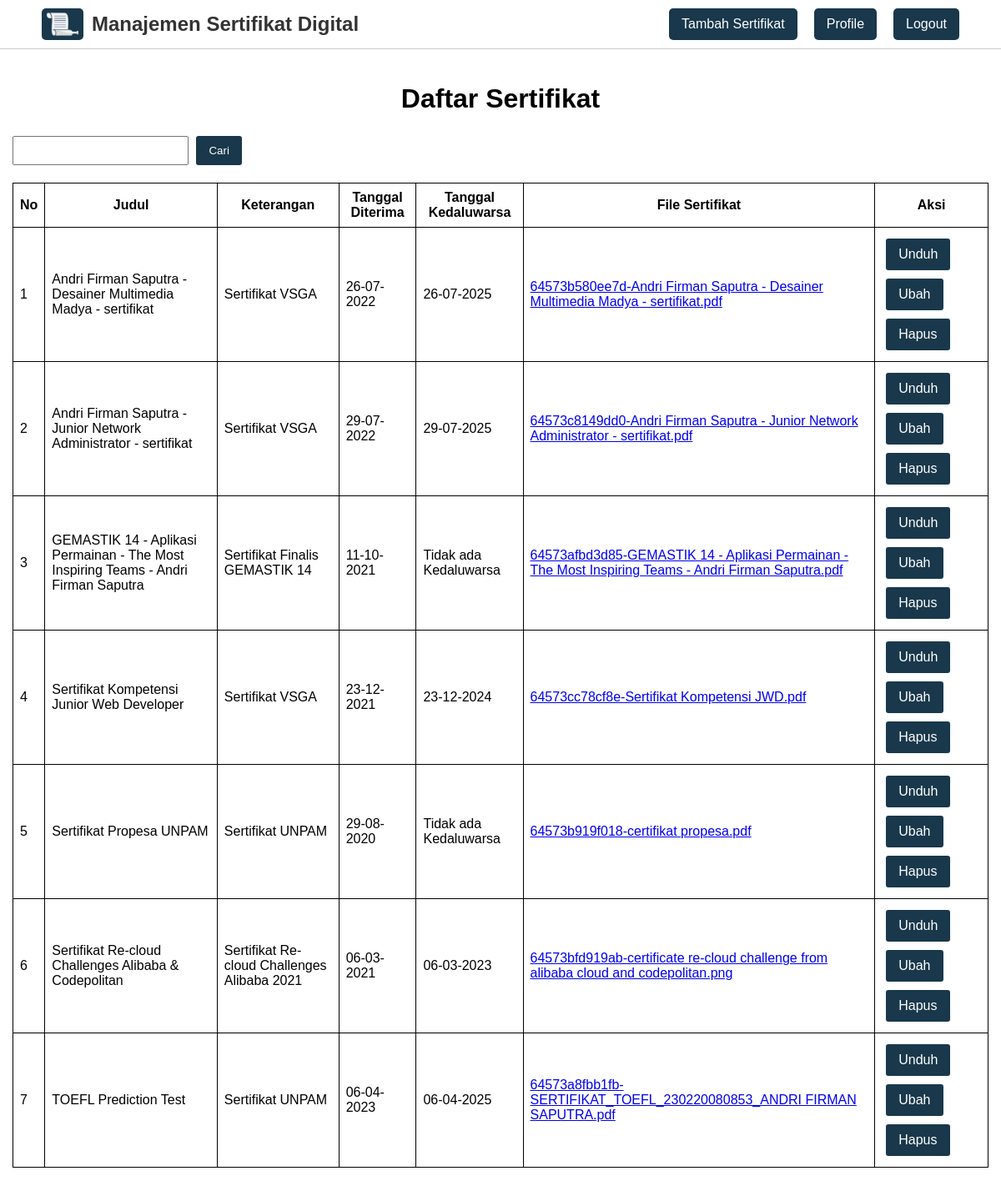
/index.php (signed in), run on the app's committed database.
### tables this page shows
CREATE TABLE `sertifikat` (
  `id_sertifikat` int(11) NOT NULL,
  `judul` varchar(100) NOT NULL,
  `keterangan` text NOT NULL,
  `tanggal_diterima` date NOT NULL,
  `tanggal_kedaluwarsa` date DEFAULT NULL,
  `file_sertifikat` text NOT NULL,
  `id_user` int(11) NOT NULL
);

### index.php (the view, shortened to what this page needs)
<?php
require_once 'koneksi.php';
$id_user = $_SESSION['id_user'];
$sertifikat = mysqli_query($koneksi, "SELECT * FROM sertifikat INNER JOIN user ON sertifikat.id_user = user.id_user WHERE sertifikat.id_user = '$id_user' ORDER BY judul ASC");
?>
<html>
<head>
    <?php include_once 'head.php'; ?>
</head>
<body>
    <?php include_once 'navbar.php'; ?>
    <div class="container">
        <h1 class="text-center">Daftar Sertifikat</h1>
        <form method="post" class="form-search">
            <input type="text" name="keyword" id="keyword" required value="<?= (isset($_POST['btnCari'])) ? $keyword : ''; ?>">
            <button type="submit" name="btnCari" class="btn">Cari</button>
        </form>
        <table border="1" cellpadding="10" cellspacing="0">
        	<thead>
        		<tr>
        			<th>No</th>
        			<th>Judul</th>
        			<th>Keterangan</th>
        			<th>Tanggal Diterima</th>
        			<th>Tanggal Kedaluwarsa</th>
        			<th>File Sertifikat</th>
                    <th>Aksi</th>
        		</tr>
        	</thead>
        	<tbody>
        		<?php $i = 1; ?>
        		<?php foreach ($sertifikat as $data_sertifikat): ?>
        			<tr>
        				<td><?= $i++; ?></td>
        				<td><?= $data_sertifikat['judul']; ?></td>
        				<td><?= strip_tags($data_sertifikat['keterangan']); ?></td>
        				<td><?= date("d-m-Y", strtotime($data_sertifikat['tanggal_diterima'])); ?></td>
        				<td>
        					<?php if ($data_sertifikat['tanggal_kedaluwarsa'] == '0000-00-00'): ?>
	        					Tidak ada Kedaluwarsa
        					<?php else: ?>
        						<?= date("d-m-Y", strtotime($data_sertifikat['tanggal_kedaluwarsa'])); ?>
        					<?php endif ?>
        				</td>
                        <td>
                            <a href="file/<?= $data_sertifikat['file_sertifikat']; ?>" target="_blank"><?= $data_sertifikat['file_sertifikat']; ?></a>
                        </td>
                        <td>
                            <a href="file/<?= $data_sertifikat['file_sertifikat']; ?>" target="_blank" class="btn">Unduh</a>
                            <a href="ubah_sertifikat.php?id_sertifikat=<?= $data_sertifikat['id_sertifikat']; ?>" class="btn">Ubah</a>
                            <a href="hapus_sertifikat.php?id_sertifikat=<?= $data_sertifikat['id_sertifikat']; ?>" class="btn" onclick="return confirm('Apakah Anda yakin ingin menghapus Sertifikat <?= $data_sertifikat['judul'] ?>?')">Hapus</a>
                        </td>
        			</tr>
        		<?php endforeach ?>
        	</tbody>
        </table>
    </div>
</body>
</html>

### style.css (style rules this page uses)
* { font-family: 'Arial', sans-serif; }
body { margin: 0; padding: 0; }
.text-center { text-align: center; }
.container { margin: 100px auto; max-width: 1200px; padding: 0 15px; }
.btn { text-align: center; display: inline-block; padding: 10px 15px; border: none; background-color: #19384B; color: #fff; border-radius: 3px; cursor: pointer; text-decoration: none; margin: 5px; }
table { border: 1px solid black; border-collapse: collapse; width: 100%; }
th, td { text-align: center; padding: 8px; }
.form-search input { padding: 8px 15px; }
.profile th, td { text-align: left; }

### data on the page
sertifikat: judul "Andri Firman Saputra - Desainer Multimedia Madya - sertifikat", keterangan "Sertifikat VSGA", tanggal_diterima "26-07-2022", tanggal_kedaluwarsa "26-07-2025", file_sertifikat "64573b580ee7d-Andri Firman Saputra - Desainer Multimedia Madya - sertifikat.pdf"
sertifikat: judul "Andri Firman Saputra - Junior Network Administrator - sertifikat", keterangan "Sertifikat VSGA", tanggal_diterima "29-07-2022", tanggal_kedaluwarsa "29-07-2025", file_sertifikat "64573c8149dd0-Andri Firman Saputra - Junior Network Administrator - sertifikat.pdf"
sertifikat: judul "GEMASTIK 14 - Aplikasi Permainan - The Most Inspiring Teams - Andri Firman Saputra", keterangan "Sertifikat Finalis GEMASTIK 14", tanggal_diterima "11-10-2021", tanggal_kedaluwarsa "Tidak ada Kedaluwarsa", file_sertifikat "64573afbd3d85-GEMASTIK 14 - Aplikasi Permainan - The Most Inspiring Teams - Andri Firman Saputra.pdf"
sertifikat: judul "Sertifikat Kompetensi Junior Web Developer", keterangan "Sertifikat VSGA", tanggal_diterima "23-12-2021", tanggal_kedaluwarsa "23-12-2024", file_sertifikat "64573cc78cf8e-Sertifikat Kompetensi JWD.pdf"
sertifikat: judul "Sertifikat Propesa UNPAM", keterangan "Sertifikat UNPAM", tanggal_diterima "29-08-2020", tanggal_kedaluwarsa "Tidak ada Kedaluwarsa", file_sertifikat "64573b919f018-certifikat propesa.pdf"
sertifikat: judul "Sertifikat Re-cloud Challenges Alibaba & Codepolitan", keterangan "Sertifikat Re-cloud Challenges Alibaba 2021", tanggal_diterima "06-03-2021", tanggal_kedaluwarsa "06-03-2023", file_sertifikat "64573bfd919ab-certificate re-cloud challenge from alibaba cloud and codepolitan.png"
sertifikat: judul "TOEFL Prediction Test", keterangan "Sertifikat UNPAM", tanggal_diterima "06-04-2023", tanggal_kedaluwarsa "06-04-2025", file_sertifikat "64573a8fbb1fb-SERTIFIKAT_TOEFL_230220080853_ANDRI FIRMAN SAPUTRA.pdf"
